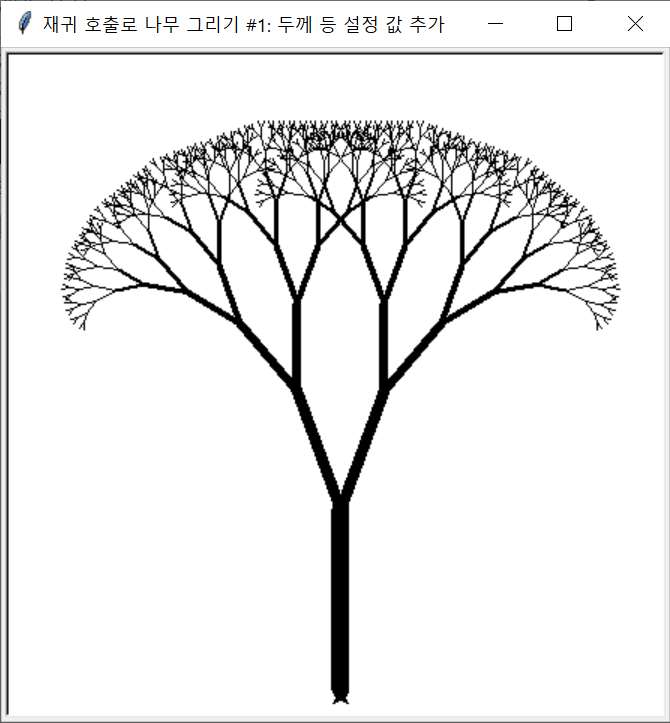

Source code (Python):
"""
재귀 호출로 나무를 그리되, 가지의 두께와 각종 설정값을 상수로 분리한 예제.

`tree0.py`가 재귀 구조 자체를 보여주는 기본 예제였다면,
이 파일은 나무 모양을 더 자연스럽게 만들기 위해 다음 요소를 추가한다.
1. 가지가 갈라지는 각도
2. 재귀를 멈추는 최소 길이
3. 하위 가지의 길이 감소 비율
4. 가지 길이에 비례한 펜 두께

즉, 같은 재귀 구조라도 설정값을 조절하면 전혀 다른 모양의 나무를 만들 수 있음을 보여준다.
"""

import turtle as t

# 가지가 좌우로 갈라질 때 사용하는 회전 각도
ANGLE = 20

# 가지 길이가 이 값보다 작아지면 더 이상 재귀적으로 갈라지지 않는다.
MIN_LENGTH = 5

# 하위 가지 길이는 부모 가지 길이의 70%로 줄어든다.
REDUCE_RATE = 0.7

# 가지 길이에 비례해 펜 두께를 정하기 위한 비율
WIDTH_RATE = 0.1

def tree(length):
	# 긴 줄기는 굵게, 짧은 줄기는 가늘게 그려서 더 자연스러운 나무처럼 보이게 한다.
	t.width(length * WIDTH_RATE)

	# 현재 길이만큼 앞으로 나아가며 줄기 또는 가지 하나를 그린다.
	t.forward(length)

	# 길이가 충분히 남아 있을 때만 좌우 가지를 계속 만들어 낸다.
	if length > MIN_LENGTH:
		# 다음 단계 가지는 더 짧아진다.
		sub = length * REDUCE_RATE

		# 왼쪽 가지를 그린다.
		t.left(ANGLE)
		tree(sub)

		# 오른쪽 가지를 그리기 위해 반대쪽으로 회전한다.
		t.right(2 * ANGLE)
		tree(sub)

		# 상위 호출의 방향을 유지하기 위해 처음 방향으로 되돌린다.
		t.left(ANGLE)

	# 현재 호출이 시작된 위치로 되돌아가야 다른 가지를 이어서 그릴 수 있다.
	t.backward(length)


# 그리는 과정을 빠르게 보기 위해 최고 속도로 설정한다.
t.speed(0)

# 창 제목을 설정한다.
t.title("재귀 호출로 나무 그리기 #1: 두께 등 설정 값 추가")

# 화면 아래쪽에서 시작해 위로 자라는 나무처럼 보이게 시작 위치를 옮긴다.
t.penup()
t.goto(0, -200)
t.pendown()
t.setheading(90)

# 길이 120의 줄기에서 시작하여 재귀적으로 나무 전체를 그린다.
tree(120)

t.exitonclick()  # 창을 클릭하면 종료
